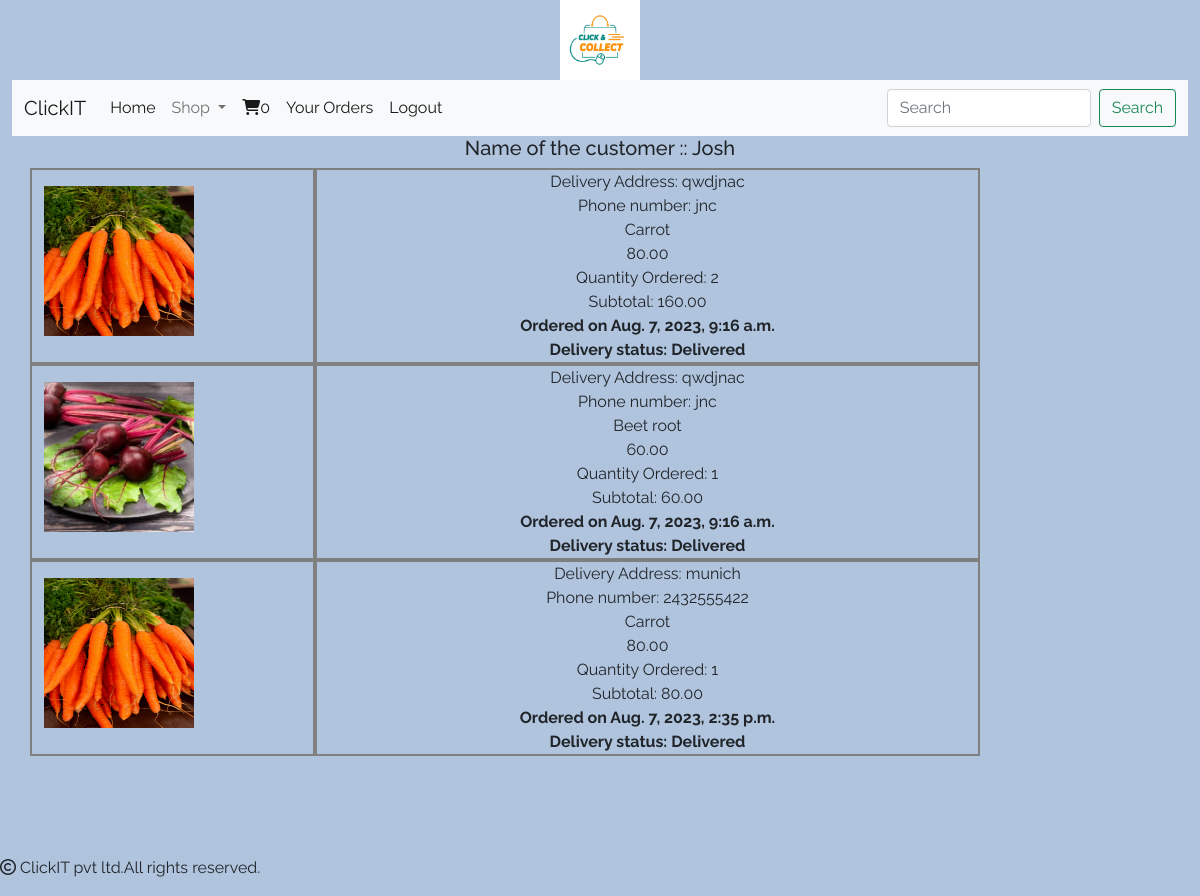
/cart/orderview (signed in), run on the app's committed database.
### cart/models.py (models this page shows, shortened)
class Order(models.Model):
    user = models.ForeignKey(User,on_delete=models.CASCADE)
    product = models.ForeignKey(Product,on_delete=models.CASCADE)
    address = models.TextField()
    phone = models.CharField(max_length=30)
    order_status = models.CharField(max_length=30,default="pending")
    delivery_status = models.CharField(max_length=30,default="pending")
    no_of_items = models.IntegerField()
    date_added = models.DateTimeField(auto_now_add=True)
    def subtotal(self):
        return self.no_of_items * self.product.price

### shop/models.py (models this page shows, shortened)
class Product(models.Model):
    name = models.CharField(max_length=250, unique=True)
    slug = models.SlugField(max_length=250, unique=True)
    description = models.TextField(blank=True)
    image = models.ImageField(upload_to='shop/products', null=True, blank=True)
    price = models.DecimalField(max_digits=10,decimal_places=2)
    category = models.ForeignKey(Category,on_delete=models.CASCADE)
    stock = models.IntegerField()
    available = models.BooleanField(default=True)
    created = models.DateTimeField(auto_now_add=True)
    updated = models.DateTimeField(auto_now=True)

### cart/views.py (the view)
# urls.py: path('orderview', views.orderview, name="orderview"),
@login_required()
def orderview(request):
    u = request.user
    o = Order.objects.filter(user=u,order_status="Paid")
    return render(request,'orderview.html',{'o':o,'u':u.username})

### cart/context_processors.py (called while the page is built)
def counter(request):
    item_count = 0
    if request.user.is_authenticated:
        user = request.user
        try:
            cart = Cart.objects.filter(user=user)
            for i in cart:
                item_count += i.quantity
        except Cart.DoesNotExist:
            item_count = 0
    return {'count':item_count}

### shop/context_processors.py (called while the page is built)
def menu_links(request):
    c = Category.objects.all()
    return {'links':c}

### templates/orderview.html
{% extends 'base.html' %}
{% load static %}
{% block content %}
<div class="container" style="margin-bottom:100px;">
  <div class="row">
  <h5 class="text-center">Name of the customer :: {{u}}</h5>
  {% for i in o %}
  <div class="col-sm-3 py-3" style="border:2px solid gray">
  <img src="{{i.product.image.url}}" height="150px" width="150px"></center>
  </div>
  <div class="col-sm-7 text-center" style="border:2px solid gray">
      Delivery Address: {{i.address}}</br>
      Phone number: {{i.phone}}</br>
      {{i.product.name}}</br>
      {{i.product.price}}</br>
      Quantity Ordered: {{i.no_of_items}}</br>
      Subtotal: {{i.subtotal}}</br>
      <strong class="text_primary">Ordered on {{i.date_added}}</strong></br>
      <strong class="text_success">Delivery status: {{i.delivery_status}}</strong>
  </div>
  {% endfor %}
  </div>
</div>
{% endblock %}

### static/css/custom.css (style rules this page uses)
body { background-color:lightsteelblue; font-family: 'Dancing Script', cursive; font-family: 'Raleway', sans-serif; }

### data on the page
Order: product.image (picture), address "qwdjnac", phone "jnc", product.name "Carrot", product.price "80.00", no_of_items "2", subtotal "160.00", date_added "Aug. 7, 2023, 9:16 a.m.", delivery_status "Delivered"
Order: product.image (picture), address "qwdjnac", phone "jnc", product.name "Beet root", product.price "60.00", no_of_items "1", subtotal "60.00", date_added "Aug. 7, 2023, 9:16 a.m.", delivery_status "Delivered"
Order: product.image (picture), address "munich", phone "2432555422", product.name "Carrot", product.price "80.00", no_of_items "1", subtotal "80.00", date_added "Aug. 7, 2023, 2:35 p.m.", delivery_status "Delivered"

### other printed values
{{ count }} "0"
{{ u }} "Josh"
